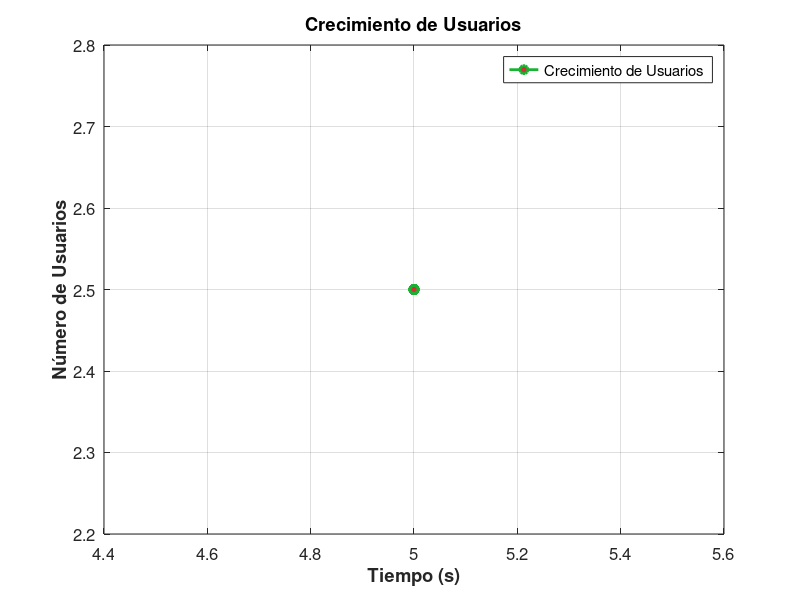

Source code (MATLAB):
function [usuarios_totales, fig] = problema5_usuarios()
    % Guía para el usuario
    disp('Problema: Modelado del Crecimiento de Usuarios en un Sistema Informático');
    disp('Por favor, ingrese los siguientes valores:');
    
    % Solicitar el tiempo de inicio
    t_inicio = input('Ingrese el tiempo de inicio de la simulación (por ejemplo, 0): ');
    
    % Solicitar el tiempo final
    t_fin = input('Ingrese el tiempo final de la simulación (por ejemplo, 100): ');
    
    % Solicitar la capacidad máxima de usuarios
    K = input('Ingrese la capacidad máxima de usuarios del sistema (por ejemplo, 1000): ');
    
    % Solicitar la tasa de crecimiento
    r = input('Ingrese la tasa de crecimiento de usuarios (por ejemplo, 0.1): ');
    
    % Solicitar el tiempo de inflexión
    t_0 = input('Ingrese el tiempo de inflexión (por ejemplo, 50): ');
    
    % Definir la función logística
    f = @(t) K ./ (1 + exp(-r * (t - t_0)));  % Función logística
    
    % Calcular el número total de usuarios
    usuarios_totales = integral(f, t_inicio, t_fin);
    
    % Mostrar el resultado al usuario
    disp(['El número total de usuarios durante el periodo es: ', num2str(usuarios_totales)]);
    
    % Graficar el crecimiento de usuarios con puntos marcados
    t = linspace(t_inicio, t_fin, 100);  % Tiempo para graficar
    y = f(t);  % Datos de usuarios
    fig = figure;
    plot(t, y, 'LineWidth', 2, 'Color', [0.1 0.7 0.2], 'Marker', 'o', 'MarkerFaceColor', [0.8 0.2 0.2]);  % Líneas con puntos
    title('Crecimiento de Usuarios');
    xlabel('Tiempo (s)', 'FontWeight', 'bold');
    ylabel('Número de Usuarios', 'FontWeight', 'bold');
    grid on;
    set(gca, 'FontSize', 12);
    legend('Crecimiento de Usuarios', 'Location', 'Best');
end
